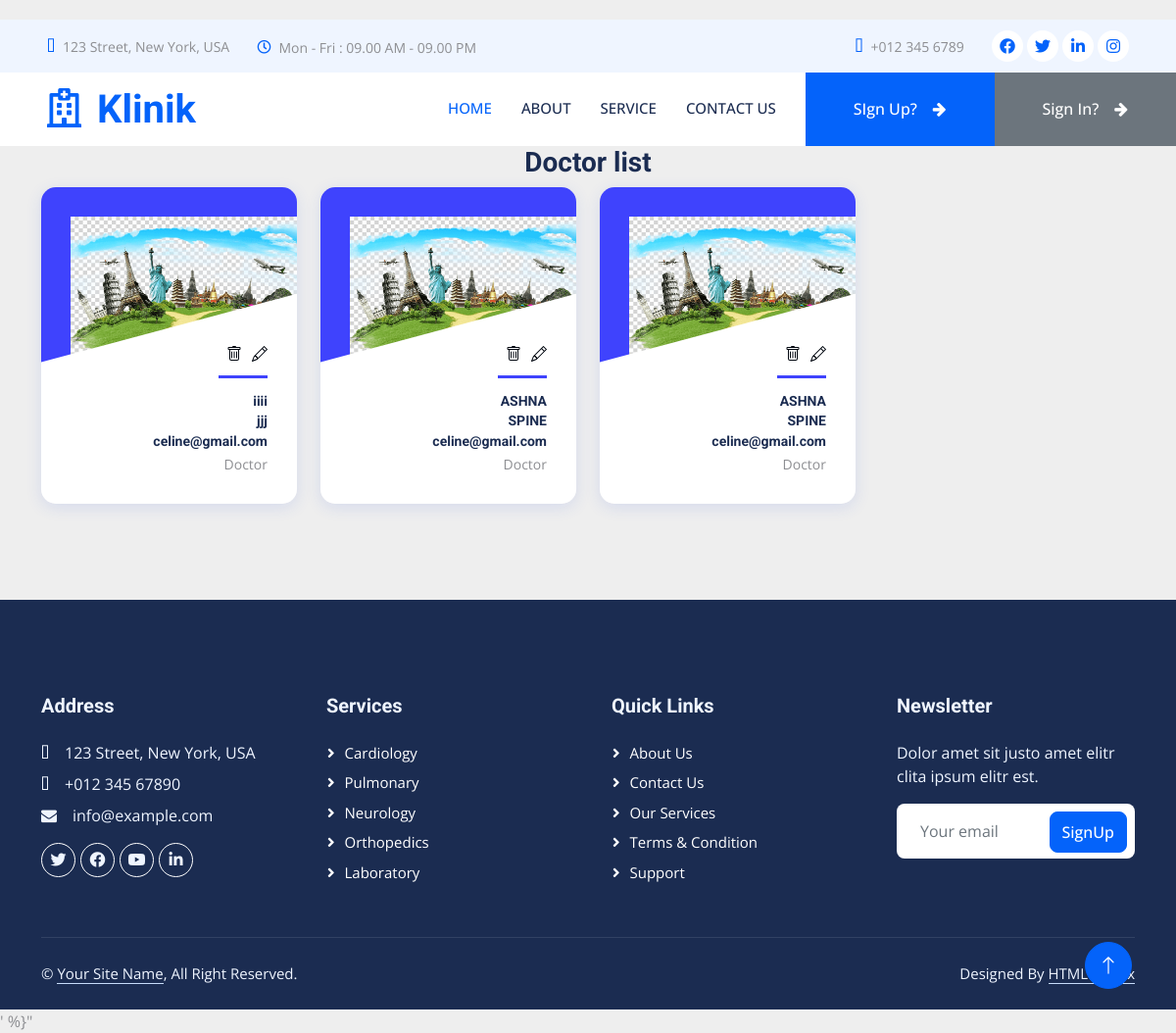
Page /doctoradviews on the committed database.
### app1/models.py (models this page shows)
class doctordetails(models.Model):
    docname=models.CharField(max_length=200)
    docspecification=models.CharField(max_length=200)
    docemail=models.CharField(max_length=200)
    docphoto=models.ImageField()

### app1/views.py (the view)
# urls.py: path('doctoradviews',views.doctoradviews),
def doctoradviews(request):
    data=doctordetails.objects.all()
    return render(request,'doctor_adminviews.html',{'result':data})

### templates/doctor_adminviews.html (shortened to what this page needs)
{% load static%}
{%block content%}
{%include 'header.html' %}
<body>
    <div class="container">
        <div class="row justify-content-center">
          <div class="col-12 col-sm-8 col-lg-6">
            <div class="section_heading text-center wow fadeInUp" data-wow-delay="0.2s" style="visibility: visible; animation-delay: 0.2s; animation-name: fadeInUp;">
              <h3>Doctor <span> list</span></h3>
            </div>
          </div>
        </div>
         <div class="row">
          {% for i in result %}
          <div class="col-12 col-sm-6 col-lg-3">
            <div class="single_advisor_profile wow fadeInUp" data-wow-delay="0.5s" style="visibility: visible; animation-delay: 0.5s; animation-name: fadeInUp;">
              <div class="advisor_thumb"><img src="../media/{{i.docphoto}}" alt="" style="height: 150px; width: 250px;">
                <div class="social-info"><a href="{% url 'doctordelete' id=i.id %}"></a><a href="{% url 'doctorupdate' id=i.id %}"></a></div>
              </div>
              <div class="single_advisor_details_info">
                <h6>{{i.docname}}</h6>
                <h6>{{i.docspecification}}</h6>
                <h6>{{i.docemail}}</h6>
                <p class="designation">Doctor</p>
              </div>
            </div>
          </div>
    {% endfor %}
        </div>
    </div>
</body>
{% include 'footer.html' %}
{%endblock%}

### templates/header.html (shortened to what this page needs)
{% load static%}
{%block content%}
<!DOCTYPE html>
<html lang="en">
<head>
    <link href="https://cdnjs.cloudflare.com/ajax/libs/font-awesome/5.10.0/css/all.min.css" rel="stylesheet">
    <link href="https://cdn.jsdelivr.net/npm/bootstrap-icons@1.4.1/font/bootstrap-icons.css" rel="stylesheet">
    <link href="{% static 'lib/animate/animate.min.css' %}" rel="stylesheet">
    <link href="{% static 'lib/owlcarousel/assets/owl.carousel.min.css' %}" rel="stylesheet">
    <link href="{% static 'lib/tempusdominus/css/tempusdominus-bootstrap-4.min.css' %}" rel="stylesheet" />
    <link href="https://maxcdn.bootstrapcdn.com/font-awesome/4.7.0/css/font-awesome.min.css" rel="stylesheet" />
    <link href="{% static 'css/bootstrap.min.css' %}" rel="stylesheet">
    <link href="{% static 'css/style.css' %}" rel="stylesheet">
    <link href="{% static 'css/profile.css' %}" rel="stylesheet">
    <link href="{% static 'css/user.css' %}" rel="stylesheet">
    <link href="{% static 'css/admin.css' %}" rel="stylesheet">
</head>
<body>
    <div class="container-fluid bg-light p-0 wow fadeIn" data-wow-delay="0.1s">
        <div class="row gx-0 d-none d-lg-flex">
            <div class="col-lg-7 px-5 text-start">
                <div class="h-100 d-inline-flex align-items-center py-3 me-4">
                    <small class="fa fa-map-marker-alt text-primary me-2"></small>
                    <small>123 Street, New York, USA</small>
                </div>
                <div class="h-100 d-inline-flex align-items-center py-3">
                    <small class="far fa-clock text-primary me-2"></small>
                    <small>Mon - Fri : 09.00 AM - 09.00 PM</small>
                </div>
            </div>
            <div class="col-lg-5 px-5 text-end">
                <div class="h-100 d-inline-flex align-items-center py-3 me-4">
                    <small class="fa fa-phone-alt text-primary me-2"></small>
                    <small>+012 345 6789</small>
                </div>
                <div class="h-100 d-inline-flex align-items-center">
                    <a class="btn btn-sm-square rounded-circle bg-white text-primary me-1" href=""><i class="fab fa-facebook-f"></i></a>
                    <a class="btn btn-sm-square rounded-circle bg-white text-primary me-1" href=""><i class="fab fa-twitter"></i></a>
                    <a class="btn btn-sm-square rounded-circle bg-white text-primary me-1" href=""><i class="fab fa-linkedin-in"></i></a>
                    <a class="btn btn-sm-square rounded-circle bg-white text-primary me-0" href=""><i class="fab fa-instagram"></i></a>
                </div>
            </div>
        </div>
    </div>
    <nav class="navbar navbar-expand-lg bg-white navbar-light sticky-top p-0 wow fadeIn" data-wow-delay="0.1s">
        <a href="index.html" class="navbar-brand d-flex align-items-center px-4 px-lg-5">
            <h1 class="m-0 text-primary"><i class="far fa-hospital me-3"></i>Klinik</h1>
        </a>
        <div class="collapse navbar-collapse" id="navbarCollapse">
            <div class="navbar-nav ms-auto p-4 p-lg-0">
                {% if request.session.admin %}
                <a href="index" class="nav-item nav-link active">Home</a>
                <a href="user_views" class="nav-item nav-link">View User's</a>
                <a href="adminprofile" class="nav-item nav-link">My Profile</a>
                <a href="adddoctor" class="nav-item nav-link">Add Doctor's</a>
                <a href="doctoradviews" class="nav-item nav-link">View Doctor's </a>
                <a href="appointment_view" class="nav-item nav-link">View Appointment's </a>
                <a href="logout" class="nav-item nav-link">LOGOUT</a>
                {% else %}
                <a href="index" class="nav-item nav-link active">Home</a>
                <a href="" class="nav-item nav-link">About</a>
                <a href="" class="nav-item nav-link">Service</a>
                <a href="" class="nav-item nav-link">Contact Us</a>
                <a href="user_register" class="btn btn-primary rounded-0 py-4 px-lg-5 d-none d-lg-block">SIgn Up?<i class="fa fa-arrow-right ms-3"></i></a>
                <a href="user_login" class="btn btn-secondary rounded-0 py-4 px-lg-5 d-none d-lg-block">Sign In?<i class="fa fa-arrow-right ms-3"></i></a>
                {% endif %}
            </div>
        </div>
    </nav>
    {% endblock %}

### templates/footer.html (shortened to what this page needs)
{% load static%}
{%block content%}
  <div class="container-fluid bg-dark text-light footer mt-5 pt-5 wow fadeIn" data-wow-delay="0.1s">
    <div class="container py-5">
        <div class="row g-5">
            <div class="col-lg-3 col-md-6">
                <h5 class="text-light mb-4">Address</h5>
                <p class="mb-2"><i class="fa fa-map-marker-alt me-3"></i>123 Street, New York, USA</p>
                <p class="mb-2"><i class="fa fa-phone-alt me-3"></i>+012 345 67890</p>
                <p class="mb-2"><i class="fa fa-envelope me-3"></i>info@example.com</p>
                <div class="d-flex pt-2">
                    <a class="btn btn-outline-light btn-social rounded-circle" href=""><i class="fab fa-twitter"></i></a>
                    <a class="btn btn-outline-light btn-social rounded-circle" href=""><i class="fab fa-facebook-f"></i></a>
                    <a class="btn btn-outline-light btn-social rounded-circle" href=""><i class="fab fa-youtube"></i></a>
                    <a class="btn btn-outline-light btn-social rounded-circle" href=""><i class="fab fa-linkedin-in"></i></a>
                </div>
            </div>
            <div class="col-lg-3 col-md-6">
                <h5 class="text-light mb-4">Services</h5>
                <a class="btn btn-link" href="">Cardiology</a>
                <a class="btn btn-link" href="">Pulmonary</a>
                <a class="btn btn-link" href="">Neurology</a>
                <a class="btn btn-link" href="">Orthopedics</a>
                <a class="btn btn-link" href="">Laboratory</a>
            </div>
            <div class="col-lg-3 col-md-6">
                <h5 class="text-light mb-4">Quick Links</h5>
                <a class="btn btn-link" href="">About Us</a>
                <a class="btn btn-link" href="">Contact Us</a>
                <a class="btn btn-link" href="">Our Services</a>
                <a class="btn btn-link" href="">Terms & Condition</a>
                <a class="btn btn-link" href="">Support</a>
            </div>
            <div class="col-lg-3 col-md-6">
                <h5 class="text-light mb-4">Newsletter</h5>
                <p>Dolor amet sit justo amet elitr clita ipsum elitr est.</p>
                <div class="position-relative mx-auto" style="max-width: 400px;">
                    <input class="form-control border-0 w-100 py-3 ps-4 pe-5" type="text" placeholder="Your email">
                    <button type="button" class="btn btn-primary py-2 position-absolute top-0 end-0 mt-2 me-2">SignUp</button>
                </div>
            </div>
        </div>
    </div>
    <div class="container">
        <div class="copyright">
            <div class="row">
                <div class="col-md-6 text-center text-md-start mb-3 mb-md-0">
                    &copy; <a class="border-bottom" href="#">Your Site Name</a>, All Right Reserved.
                </div>
                <div class="col-md-6 text-center text-md-end">
                    Designed By <a class="border-bottom" href="https://htmlcodex.com">HTML Codex</a>
                </div>
            </div>
        </div>
    </div>
</div>
' %}"
<a href="#" class="btn btn-lg btn-primary btn-lg-square rounded-circle back-to-top"><i class="bi bi-arrow-up"></i></a>
</body>
</html>
{%endblock%}

### static/css/style.css (style rules this page uses)
:root { --primary: #0463FA; --light: #EFF5FF; --dark: #1B2C51; }
.back-to-top { position: fixed; display: none; right: 45px; bottom: 45px; z-index: 99; }
.btn { font-weight: 500; transition: .5s; }
.btn.btn-primary, .btn.btn-secondary { color: #FFFFFF; }
.btn-sm-square { width: 32px; height: 32px; }
.btn-lg-square { width: 48px; height: 48px; }
.btn-square, .btn-sm-square, .btn-lg-square { padding: 0; display: flex; align-items: center; justify-content: center; font-weight: normal; }
.navbar .navbar-nav .nav-link { margin-right: 30px; padding: 25px 0; color: #FFFFFF; font-size: 15px; font-weight: 500; text-transform: uppercase; outline: none; }
.navbar .navbar-nav .nav-link:hover, .navbar .navbar-nav .nav-link.active { color: var(--primary); }
.navbar .navbar-brand, .navbar a.btn { height: 75px; }
.navbar .navbar-nav .nav-link { color: var(--dark); font-weight: 500; }
.navbar.sticky-top { top: -100px; transition: .5s; }
.footer .btn.btn-social { margin-right: 5px; width: 35px; height: 35px; display: flex; align-items: center; justify-content: center; color: var(--light); border: 1px solid #FFFFFF; transition: .3s; }
.footer .btn.btn-link { display: block; margin-bottom: 5px; padding: 0; text-align: left; color: #FFFFFF; font-size: 15px; font-weight: normal; text-transform: capitalize; transition: .3s; }
.footer .btn.btn-link::before { position: relative; content: "\f105"; font-family: "Font Awesome 5 Free"; font-weight: 900; margin-right: 10px; }
.footer .copyright { padding: 25px 0; font-size: 15px; border-top: 1px solid rgba(256, 256, 256, .1); }
.footer .copyright a { color: var(--light); }

### static/css/profile.css (style rules this page uses)
body { margin-top:20px; background:#eee; }
.single_advisor_profile { position: relative; margin-bottom: 50px; -webkit-transition-duration: 500ms; transition-duration: 500ms; z-index: 1; border-radius: 15px; -webkit-box-shadow: 0 0.25rem 1rem 0 rgba(47, 91, 234, 0.125); box-shadow: 0 0.25rem 1rem 0 rgba(47, 91, 234, 0.125); }
.single_advisor_profile .advisor_thumb { position: relative; z-index: 1; border-radius: 15px 15px 0 0; margin: 0 auto; padding: 30px 30px 0 30px; background-color: #3f43fd; overflow: hidden; }
.single_advisor_profile .advisor_thumb::after { -webkit-transition-duration: 500ms; transition-duration: 500ms; position: absolute; width: 150%; height: 80px; bottom: -45px; left: -25%; content: ""; background-color: #ffffff; -webkit-transform: rotate(-15deg); transform: rotate(-15deg); }
.single_advisor_profile .advisor_thumb .social-info { position: absolute; z-index: 1; width: 100%; bottom: 0; right: 30px; text-align: right; }
.single_advisor_profile .advisor_thumb .social-info a { font-size: 14px; color: #020710; padding: 0 5px; }
.single_advisor_profile .advisor_thumb .social-info a:last-child { padding-right: 0; }
.single_advisor_profile .single_advisor_details_info { position: relative; z-index: 1; padding: 30px; text-align: right; -webkit-transition-duration: 500ms; transition-duration: 500ms; border-radius: 0 0 15px 15px; background-color: #ffffff; }
.single_advisor_profile .single_advisor_details_info::after { -webkit-transition-duration: 500ms; transition-duration: 500ms; position: absolute; z-index: 1; width: 50px; height: 3px; background-color: #3f43fd; content: ""; top: 12px; right: 30px; }
.single_advisor_profile .single_advisor_details_info h6 { margin-bottom: 0.25rem; -webkit-transition-duration: 500ms; transition-duration: 500ms; }
.single_advisor_profile .single_advisor_details_info p { -webkit-transition-duration: 500ms; transition-duration: 500ms; margin-bottom: 0; font-size: 14px; }

### static/css/user.css (style rules this page uses)
body { background-color: #f9f9fa }
h6 { font-size: 14px; }

### static/css/admin.css (style rules this page uses)
body { background:#eee; }

### rows in the picture
doctordetails: docphoto (picture), docname "iiii", docspecification "jjj", docemail "celine@gmail.com"
doctordetails: docphoto (picture), docname "ASHNA", docspecification "SPINE", docemail "celine@gmail.com"
doctordetails: docphoto (picture), docname "ASHNA", docspecification "SPINE", docemail "celine@gmail.com"
